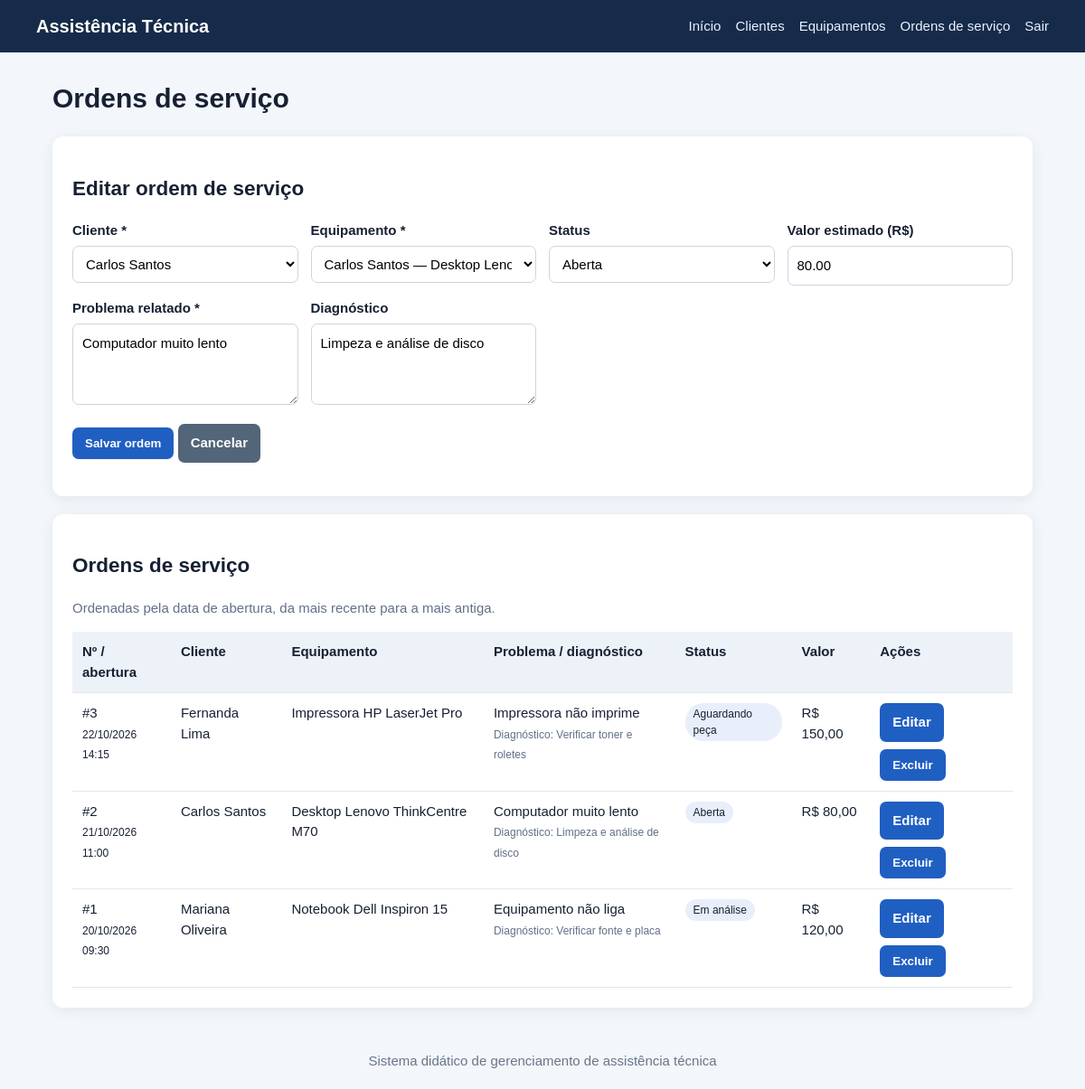
Screenshot of /sistema/ordens.php?editar=2 (signed in) with the database file from the repository.
### tables this page shows
CREATE TABLE ordens_servico (
  id INT UNSIGNED AUTO_INCREMENT PRIMARY KEY,
  cliente_id INT UNSIGNED NOT NULL,
  equipamento_id INT UNSIGNED NOT NULL,
  problema TEXT NOT NULL,
  diagnostico TEXT NULL,
  status ENUM('Aberta','Em análise','Aguardando peça','Em reparo','Concluída','Cancelada') NOT NULL DEFAULT 'Aberta',
  valor DECIMAL(10,2) NOT NULL DEFAULT 0.00,
  data_abertura DATETIME NOT NULL DEFAULT CURRENT_TIMESTAMP,
  data_conclusao DATETIME NULL,
  CONSTRAINT fk_os_cliente FOREIGN KEY (cliente_id) REFERENCES clientes(id)
    ON UPDATE CASCADE ON DELETE RESTRICT,
  CONSTRAINT fk_os_equipamento FOREIGN KEY (equipamento_id) REFERENCES equipamentos(id)
    ON UPDATE CASCADE ON DELETE RESTRICT
);

CREATE TABLE clientes (
  id INT UNSIGNED AUTO_INCREMENT PRIMARY KEY,
  nome VARCHAR(120) NOT NULL,
  cpf_criptografado TEXT NOT NULL,
  telefone VARCHAR(25) NOT NULL,
  email VARCHAR(120) NULL,
  endereco VARCHAR(180) NULL,
  criado_em TIMESTAMP DEFAULT CURRENT_TIMESTAMP
);

CREATE TABLE equipamentos (
  id INT UNSIGNED AUTO_INCREMENT PRIMARY KEY,
  cliente_id INT UNSIGNED NOT NULL,
  tipo VARCHAR(80) NOT NULL,
  marca VARCHAR(80) NOT NULL,
  modelo VARCHAR(100) NOT NULL,
  numero_serie VARCHAR(100) NULL,
  descricao TEXT NULL,
  criado_em TIMESTAMP DEFAULT CURRENT_TIMESTAMP,
  CONSTRAINT fk_equipamento_cliente FOREIGN KEY (cliente_id) REFERENCES clientes(id)
    ON UPDATE CASCADE ON DELETE RESTRICT
);

### sistema/config/database.php (called while the page is built, shortened)
<?php
$host = '127.0.0.1';
$usuario = 'root';
$senha = '';
$banco = 'saep_db';
$porta = 3307;
$conexao = mysqli_connect($host, $usuario, $senha, $banco, $porta);
mysqli_set_charset($conexao, 'utf8mb4');
function db_stmt($sql, $types = '', $params = array()) {
    global $conexao;
    $stmt = mysqli_prepare($conexao, $sql);
    if ($types !== '' && count($params) > 0) {
        $refs = array();
        foreach ($params as $i => $value) {
            $refs[$i] = &$params[$i];
        }
        mysqli_stmt_bind_param($stmt, $types, ...$refs);
    }
    if (!mysqli_stmt_execute($stmt)) {
        throw new RuntimeException('Erro ao executar consulta: ' . mysqli_stmt_error($stmt));
    }
    return $stmt;
}
function db_all($sql, $types = '', $params = array()) {
    $stmt = db_stmt($sql, $types, $params);
    $result = mysqli_stmt_get_result($stmt);
    $rows = $result ? mysqli_fetch_all($result, MYSQLI_ASSOC) : array();
    return $rows;
}
function db_one($sql, $types = '', $params = array()) {
    $rows = db_all($sql, $types, $params);
    return $rows ? $rows[0] : null;
}

### sistema/includes/functions.php (called while the page is built, shortened)
<?php
function e($value) {
    return htmlspecialchars((string)$value, ENT_QUOTES | ENT_SUBSTITUTE, 'UTF-8');
}

### sistema/ordens.php (the view, shortened to what this page needs)
<?php
require_once __DIR__ . '/config/database.php';
require_once __DIR__ . '/includes/functions.php';
$statuses = array('Aberta','Em análise','Aguardando peça','Em reparo','Concluída','Cancelada');
$clientes = db_all('SELECT id,nome FROM clientes ORDER BY nome');
$equipamentos = db_all('SELECT e.id,e.cliente_id,e.tipo,e.marca,e.modelo,c.nome AS cliente_nome FROM equipamentos e JOIN clientes c ON c.id=e.cliente_id ORDER BY c.nome,e.tipo');
$edit = null;
if (isset($_GET['editar'])) $edit = db_one('SELECT * FROM ordens_servico WHERE id=?', 'i', array((int)$_GET['editar']));
$rows = db_all('SELECT os.*,c.nome AS cliente_nome,e.tipo,e.marca,e.modelo FROM ordens_servico os JOIN clientes c ON c.id=os.cliente_id JOIN equipamentos e ON e.id=os.equipamento_id ORDER BY os.data_abertura DESC, os.id DESC');
require __DIR__ . '/includes/header.php';
?>
<h1>Ordens de serviço</h1>
<section class="card"><h2><?= $edit ? 'Editar ordem de serviço' : 'Abrir ordem de serviço' ?></h2>
<?php if(!$clientes || !$equipamentos): ?><p>Cadastre pelo menos um cliente e um equipamento antes de abrir uma ordem de serviço.</p><?php else: ?>
<form method="post"><input type="hidden" name="csrf_token" value="<?= e(csrf_token()) ?>"><input type="hidden" name="action" value="save"><input type="hidden" name="id" value="<?= (int)($edit['id'] ?? 0) ?>">
<div class="form-grid">
<div><label>Cliente *</label><select name="cliente_id" required><option value="">Selecione...</option><?php foreach($clientes as $c): ?><option value="<?= (int)$c['id'] ?>" <?= (int)($edit['cliente_id'] ?? 0)===(int)$c['id']?'selected':'' ?>><?= e($c['nome']) ?></option><?php endforeach; ?></select></div>
<div><label>Equipamento *</label><select name="equipamento_id" required><option value="">Selecione...</option><?php foreach($equipamentos as $eq): ?><option value="<?= (int)$eq['id'] ?>" <?= (int)($edit['equipamento_id'] ?? 0)===(int)$eq['id']?'selected':'' ?>><?= e($eq['cliente_nome'].' — '.$eq['tipo'].' '.$eq['marca'].' '.$eq['modelo']) ?></option><?php endforeach; ?></select></div>
<div><label>Status</label><select name="status"><?php foreach($statuses as $s): ?><option <?= ($edit['status'] ?? 'Aberta')===$s?'selected':'' ?>><?= e($s) ?></option><?php endforeach; ?></select></div>
<div><label>Valor estimado (R$)</label><input type="number" min="0" step="0.01" name="valor" value="<?= e((string)($edit['valor'] ?? '0.00')) ?>"></div>
<div><label>Problema relatado *</label><textarea name="problema" required><?= e($edit['problema'] ?? '') ?></textarea></div>
<div><label>Diagnóstico</label><textarea name="diagnostico"><?= e($edit['diagnostico'] ?? '') ?></textarea></div>
</div><p><button>Salvar ordem</button> <?php if($edit): ?><a class="btn secondary" href="ordens.php">Cancelar</a><?php endif; ?></p></form><?php endif; ?>
</section>
<section class="card"><h2>Ordens de serviço</h2><p class="muted">Ordenadas pela data de abertura, da mais recente para a mais antiga.</p><div class="table-wrap"><table><thead><tr><th>Nº / abertura</th><th>Cliente</th><th>Equipamento</th><th>Problema / diagnóstico</th><th>Status</th><th>Valor</th><th>Ações</th></tr></thead><tbody>
<?php foreach($rows as $r): ?><tr><td>#<?= (int)$r['id'] ?><br><span class="small"><?= e(date('d/m/Y H:i',strtotime($r['data_abertura']))) ?></span></td><td><?= e($r['cliente_nome']) ?></td><td><?= e($r['tipo'].' '.$r['marca'].' '.$r['modelo']) ?></td><td><?= e($r['problema']) ?><?php if($r['diagnostico']): ?><br><span class="muted small">Diagnóstico: <?= e($r['diagnostico']) ?></span><?php endif; ?></td><td><span class="pill"><?= e($r['status']) ?></span></td><td>R$ <?= number_format((float)$r['valor'],2,',','.') ?></td><td><div class="actions"><a class="btn" href="?editar=<?= (int)$r['id'] ?>">Editar</a><form method="post" onsubmit="return confirm('Excluir esta ordem?')"><input type="hidden" name="csrf_token" value="<?= e(csrf_token()) ?>"><input type="hidden" name="action" value="delete"><input type="hidden" name="id" value="<?= (int)$r['id'] ?>"><button class="danger">Excluir</button></form></div></td></tr><?php endforeach; ?>
<?php if(!$rows): ?><tr><td colspan="7">Nenhuma ordem cadastrada.</td></tr><?php endif; ?></tbody></table></div></section>
<?php require __DIR__.'/includes/footer.php'; ?>

### sistema/assets/style.css (style rules this page uses)
* { box-sizing:border-box }
body { margin:0;background:#f3f6fa;color:#172033;font:15px/1.5 Arial,Helvetica,sans-serif }
.card { background:#fff;padding:22px;border-radius:12px;box-shadow:0 3px 16px #152b4912;margin-bottom:20px }
.actions { display:flex;gap:8px;flex-wrap:wrap }
.btn,button { display:inline-block;border:0;border-radius:7px;padding:10px 14px;background:#205fc2;color:white;text-decoration:none;cursor:pointer;font-weight:600 }
.btn.secondary { background:#536579 }
.form-grid { display:grid;grid-template-columns:repeat(auto-fit,minmax(220px,1fr));gap:14px }
label { display:block;font-weight:600;margin-bottom:5px }
input,select,textarea { width:100%;padding:10px;border:1px solid #cbd5e1;border-radius:7px;font:inherit;background:white }
textarea { min-height:90px }
table { width:100%;border-collapse:collapse;background:#fff }
th,td { text-align:left;padding:11px;border-bottom:1px solid #e2e8f0;vertical-align:top }
th { background:#edf2f8 }
td form { display:inline }
.table-wrap { overflow:auto }
.muted { color:#617089 }
.pill { display:inline-block;padding:3px 9px;background:#e8effa;border-radius:20px;font-size:12px }
.small { font-size:12px }

### rows the page displays
ordens_servico: cliente_id "Carlos Santos", equipamento_id "Carlos Santos — Desktop Lenovo ThinkCentre M70", valor "80.00", problema "Computador muito lento", diagnostico "Limpeza e análise de disco", id "2", data_abertura "21/10/2026 11:00", cliente.nome "Carlos Santos", equipamento.modelo "Desktop Lenovo ThinkCentre M70", status "Aberta", valor "80,00"
ordens_servico: id "3", data_abertura "22/10/2026 14:15", cliente.nome "Fernanda Lima", equipamento.modelo "Impressora HP LaserJet Pro", problema "Impressora não imprime", diagnostico "Verificar toner e roletes", status "Aguardando peça", valor "150,00"
ordens_servico: id "1", data_abertura "20/10/2026 09:30", cliente.nome "Mariana Oliveira", equipamento.modelo "Notebook Dell Inspiron 15", problema "Equipamento não liga", diagnostico "Verificar fonte e placa", status "Em análise", valor "120,00"

### other values shown
form field status "Aberta"
